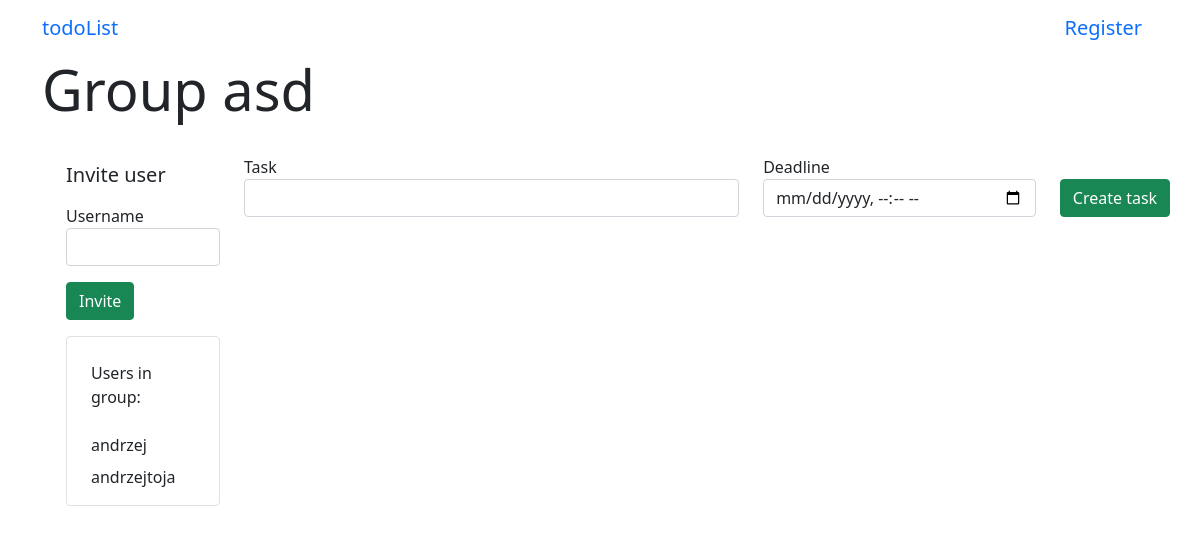
The page /group/2 on the database its author committed.
### app/models.py (models this page shows, shortened)
class Group(db.Model):
    id = db.Column(db.Integer, primary_key=True)
    name = db.Column(db.String(64))
    users = db.relationship(
        "User",
        secondary=group_table,
        back_populates="groups")
    tasks = db.relationship('Task', backref='group', lazy='dynamic')

class User(UserMixin, db.Model):
    id = db.Column(db.Integer, primary_key=True)
    username = db.Column(db.String(64), index=True, unique=True)
    email = db.Column(db.String(64), index=True, unique=True)
    password_hash = db.Column(db.String(128))
    tasks = db.relationship('Task', backref='author', lazy='dynamic')
    sent_messages = db.relationship('Message', backref="sender", lazy='dynamic', foreign_keys='Message.sender_id')
    messages = db.relationship('Message', backref="receiver", lazy='dynamic', foreign_keys='Message.receiver_id')
    authenticated = db.Column(db.Boolean, index=True, default=False)
    groups = db.relationship(
        'Group',
        secondary=group_table,
        back_populates="users")

### app/routes.py (the view, shortened to what this page needs)
@login_required
@app.route('/group/<id>', methods=['GET', 'POST'])
def group(id):
    form = GroupInvititionsForm()
    task_form = TaskForm()
    group = Group.query.filter_by(id=id).first()
    tasks = group.tasks
    if task_form.submit1.data and task_form.validate_on_submit():
        task = Task(task=task_form.task.data, deadline=task_form.deadline.data, group=group)
        db.session.add(task)
        db.session.commit()
        tasks = group.tasks
        return redirect(url_for('group', id=id))
    return render_template('group.html', form=form, group=group, tasks=tasks, task_form=task_form)

### app/forms.py (shortened to what this page needs)
class GroupInvititionsForm(FlaskForm):
    name = StringField('Username', validators=[DataRequired()])
    submit = SubmitField('Invite')

class TaskForm(FlaskForm):
    task = StringField('Task', validators=[DataRequired()])
    deadline = DateTimeLocalField('Deadline', validators=[DataRequired()], format='%Y-%m-%dT%H:%M')
    submit1 = SubmitField('Create task')

### app/templates/group.html (shortened to what this page needs)
{% extends 'base.html' %}
{% block start %}Group {{ group.name }}{% endblock %}
{% block body %}
    <div class="container row">
        <div class="container col-2">
            <form action="" method="POST">
                <div class="mt-4">
                    <small class="h5">Invite user</small>
                    <p class="mt-3">
                        {{ form.name.label }}
                        {{ form.name(class_="form-control") }}
                    </p>
                    <p>
                        {{ form.submit(class_="btn btn-success") }}
                    </p>
                </div>
            </form>
            <div class="container border rounded mb-2">
                <div class="row mt-3">
                    <p class="mt-2">
                        Users in group:
                        {% for user in group.users %}
                            <div class="mt-2">
                                {{ user.username }}
                            </div>
                        {% endfor %}
                    </p>
                </div>
            </div>
        </div>
        <div class="container col-10 mt-3">
            <form action="" method="POST" class="add-task">
                <div class="row">
                    <p class="col-7">
                        {{ task_form.task.label }}
                        {{ task_form.task(class_="form-control") }}
                    </p>
                    <p class="col-4">
                        {{ task_form.deadline.label }}
                        {{ task_form.deadline(class_="form-control date-input", type="datetime-local") }}
                    </p>
                    <p class="col-1">
                        {{ task_form.submit1(class_="btn btn-success mt-4") }}
                    </p>
                </div>
            </form>
    </div>
{% endblock %}

### app/static/css/main.css (style rules this page uses)
* { box-sizing: border-box }
body { font-family: 'Montserrat', sans-serif; overflow-y:scroll; }

### rows shown on the page
Group: name "asd"
User: username "andrzej"
User: username "andrzejtoja"

### other values the page prints
{{ task_form.task.label }} "Task"
{{ task_form.deadline.label }} "Deadline"
